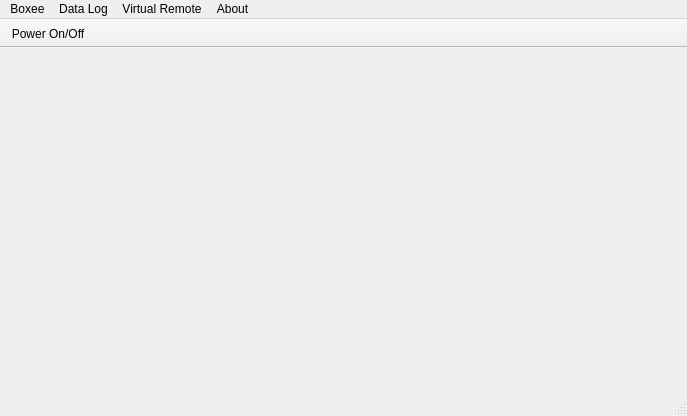
<?xml version="1.0" encoding="UTF-8"?>
<ui version="4.0">
 <class>MainWindow</class>
 <widget class="QMainWindow" name="MainWindow">
  <property name="geometry">
   <rect>
    <x>0</x>
    <y>0</y>
    <width>687</width>
    <height>416</height>
   </rect>
  </property>
  <property name="windowTitle">
   <string>Boxee Simulator</string>
  </property>
  <widget class="QWidget" name="centralWidget"/>
  <widget class="QMenuBar" name="menuBar">
   <property name="geometry">
    <rect>
     <x>0</x>
     <y>0</y>
     <width>687</width>
     <height>22</height>
    </rect>
   </property>
   <property name="nativeMenuBar">
    <bool>true</bool>
   </property>
   <widget class="QMenu" name="menuBoxee_Simulator">
    <property name="title">
     <string>Boxee</string>
    </property>
    <addaction name="actionPower_On_Off"/>
    <addaction name="actionRestart"/>
    <addaction name="separator"/>
    <addaction name="actionSettings"/>
    <addaction name="actionQuit"/>
   </widget>
   <widget class="QMenu" name="menuData_Log">
    <property name="title">
     <string>Data Log</string>
    </property>
    <addaction name="actionClear"/>
    <addaction name="actionSave_As"/>
   </widget>
   <widget class="QMenu" name="menuVirtual_Remote">
    <property name="title">
     <string>Virtual Remote</string>
    </property>
    <addaction name="actionPlay_Pause"/>
    <addaction name="separator"/>
    <addaction name="actionUp"/>
    <addaction name="actionRight"/>
    <addaction name="actionDown"/>
    <addaction name="actionLeft"/>
    <addaction name="separator"/>
    <addaction name="actionAccept_Text"/>
    <addaction name="actionDismiss_Text"/>
   </widget>
   <widget class="QMenu" name="menuAbout">
    <property name="title">
     <string>About</string>
    </property>
    <addaction name="actionAbout_Qt"/>
    <addaction name="actionAbout_Boxee_Simulator"/>
   </widget>
   <addaction name="menuBoxee_Simulator"/>
   <addaction name="menuData_Log"/>
   <addaction name="menuVirtual_Remote"/>
   <addaction name="menuAbout"/>
  </widget>
  <widget class="QToolBar" name="mainToolBar">
   <property name="movable">
    <bool>false</bool>
   </property>
   <property name="iconSize">
    <size>
     <width>24</width>
     <height>24</height>
    </size>
   </property>
   <property name="floatable">
    <bool>false</bool>
   </property>
   <attribute name="toolBarArea">
    <enum>TopToolBarArea</enum>
   </attribute>
   <attribute name="toolBarBreak">
    <bool>false</bool>
   </attribute>
   <addaction name="actionPower_On_Off"/>
  </widget>
  <widget class="QStatusBar" name="statusBar"/>
  <action name="actionAbout_Qt">
   <property name="text">
    <string>About Qt</string>
   </property>
   <property name="menuRole">
    <enum>QAction::AboutQtRole</enum>
   </property>
  </action>
  <action name="actionAbout_Boxee_Simulator">
   <property name="text">
    <string>About Boxee Simulator</string>
   </property>
   <property name="menuRole">
    <enum>QAction::AboutRole</enum>
   </property>
  </action>
  <action name="actionPower_On_Off">
   <property name="icon">
    <iconset resource="../images.qrc">
     <normaloff>:/images/power-off.png</normaloff>:/images/power-off.png</iconset>
   </property>
   <property name="text">
    <string>Power On/Off</string>
   </property>
   <property name="shortcut">
    <string>Alt+O</string>
   </property>
   <property name="menuRole">
    <enum>QAction::NoRole</enum>
   </property>
   <property name="iconVisibleInMenu">
    <bool>false</bool>
   </property>
  </action>
  <action name="actionRestart">
   <property name="text">
    <string>Restart</string>
   </property>
  </action>
  <action name="actionSettings">
   <property name="text">
    <string>Settings</string>
   </property>
   <property name="menuRole">
    <enum>QAction::PreferencesRole</enum>
   </property>
  </action>
  <action name="actionQuit">
   <property name="text">
    <string>Quit</string>
   </property>
   <property name="menuRole">
    <enum>QAction::QuitRole</enum>
   </property>
  </action>
  <action name="actionClear">
   <property name="text">
    <string>Clear</string>
   </property>
  </action>
  <action name="actionSave_As">
   <property name="text">
    <string>Save As ...</string>
   </property>
  </action>
  <action name="actionPlay_Pause">
   <property name="text">
    <string>Play / Pause</string>
   </property>
  </action>
  <action name="actionUp">
   <property name="text">
    <string>Up</string>
   </property>
  </action>
  <action name="actionRight">
   <property name="text">
    <string>Right</string>
   </property>
  </action>
  <action name="actionDown">
   <property name="text">
    <string>Down</string>
   </property>
  </action>
  <action name="actionLeft">
   <property name="text">
    <string>Left</string>
   </property>
  </action>
  <action name="actionAccept_Text">
   <property name="text">
    <string>Accept Text</string>
   </property>
  </action>
  <action name="actionDismiss_Text">
   <property name="text">
    <string>Dismiss Text</string>
   </property>
  </action>
 </widget>
 <layoutdefault spacing="6" margin="11"/>
 <resources>
  <include location="../images.qrc"/>
 </resources>
 <connections/>
</ui>
